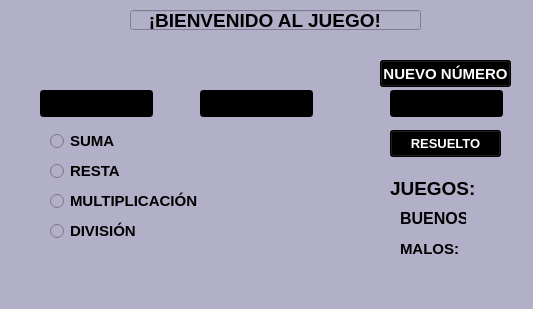
<?xml version="1.0" encoding="UTF-8"?>
<ui version="4.0">
 <class>MainWindow</class>
 <widget class="QMainWindow" name="MainWindow">
  <property name="geometry">
   <rect>
    <x>0</x>
    <y>0</y>
    <width>533</width>
    <height>309</height>
   </rect>
  </property>
  <property name="windowTitle">
   <string>Juego Matemático</string>
  </property>
  <property name="styleSheet">
   <string notr="true">background-color: rgb(178, 176, 200);</string>
  </property>
  <widget class="QWidget" name="centralwidget">
   <widget class="QLineEdit" name="text_1">
    <property name="geometry">
     <rect>
      <x>40</x>
      <y>90</y>
      <width>113</width>
      <height>27</height>
     </rect>
    </property>
    <property name="styleSheet">
     <string notr="true">color: rgb(255, 255, 255);
background-color: rgb(0, 0, 0);</string>
    </property>
    <property name="readOnly">
     <bool>true</bool>
    </property>
   </widget>
   <widget class="QLineEdit" name="text_2">
    <property name="geometry">
     <rect>
      <x>200</x>
      <y>90</y>
      <width>113</width>
      <height>27</height>
     </rect>
    </property>
    <property name="styleSheet">
     <string notr="true">color: rgb(255, 255, 255);
background-color: rgb(0, 0, 0);</string>
    </property>
    <property name="readOnly">
     <bool>true</bool>
    </property>
   </widget>
   <widget class="QLineEdit" name="text_result">
    <property name="geometry">
     <rect>
      <x>390</x>
      <y>90</y>
      <width>113</width>
      <height>27</height>
     </rect>
    </property>
    <property name="styleSheet">
     <string notr="true">background-color: rgb(0, 0, 0);
color: rgb(255, 255, 255);</string>
    </property>
   </widget>
   <widget class="QLabel" name="l_text_signo">
    <property name="geometry">
     <rect>
      <x>160</x>
      <y>100</y>
      <width>21</width>
      <height>17</height>
     </rect>
    </property>
    <property name="text">
     <string/>
    </property>
   </widget>
   <widget class="QLabel" name="label_2">
    <property name="geometry">
     <rect>
      <x>390</x>
      <y>180</y>
      <width>91</width>
      <height>17</height>
     </rect>
    </property>
    <property name="font">
     <font>
      <pointsize>14</pointsize>
      <weight>75</weight>
      <bold>true</bold>
     </font>
    </property>
    <property name="text">
     <string>JUEGOS:</string>
    </property>
   </widget>
   <widget class="QLabel" name="l_text_juegos">
    <property name="geometry">
     <rect>
      <x>410</x>
      <y>140</y>
      <width>41</width>
      <height>17</height>
     </rect>
    </property>
    <property name="text">
     <string/>
    </property>
   </widget>
   <widget class="QLabel" name="label_4">
    <property name="geometry">
     <rect>
      <x>400</x>
      <y>210</y>
      <width>66</width>
      <height>17</height>
     </rect>
    </property>
    <property name="font">
     <font>
      <pointsize>12</pointsize>
      <weight>75</weight>
      <bold>true</bold>
     </font>
    </property>
    <property name="text">
     <string>BUENOS</string>
    </property>
   </widget>
   <widget class="QLabel" name="l_text_buenos">
    <property name="geometry">
     <rect>
      <x>480</x>
      <y>210</y>
      <width>41</width>
      <height>17</height>
     </rect>
    </property>
    <property name="text">
     <string/>
    </property>
   </widget>
   <widget class="QLabel" name="label_6">
    <property name="geometry">
     <rect>
      <x>400</x>
      <y>240</y>
      <width>66</width>
      <height>17</height>
     </rect>
    </property>
    <property name="font">
     <font>
      <pointsize>11</pointsize>
      <weight>75</weight>
      <bold>true</bold>
     </font>
    </property>
    <property name="text">
     <string>MALOS:</string>
    </property>
   </widget>
   <widget class="QLabel" name="l_text_malos">
    <property name="geometry">
     <rect>
      <x>480</x>
      <y>240</y>
      <width>41</width>
      <height>17</height>
     </rect>
    </property>
    <property name="text">
     <string/>
    </property>
   </widget>
   <widget class="QRadioButton" name="radio_suma">
    <property name="geometry">
     <rect>
      <x>50</x>
      <y>130</y>
      <width>121</width>
      <height>22</height>
     </rect>
    </property>
    <property name="font">
     <font>
      <pointsize>11</pointsize>
      <weight>75</weight>
      <bold>true</bold>
     </font>
    </property>
    <property name="mouseTracking">
     <bool>true</bool>
    </property>
    <property name="focusPolicy">
     <enum>Qt::StrongFocus</enum>
    </property>
    <property name="text">
     <string>SUMA</string>
    </property>
    <property name="checkable">
     <bool>true</bool>
    </property>
   </widget>
   <widget class="QRadioButton" name="radio_resta">
    <property name="geometry">
     <rect>
      <x>50</x>
      <y>160</y>
      <width>121</width>
      <height>22</height>
     </rect>
    </property>
    <property name="font">
     <font>
      <pointsize>11</pointsize>
      <weight>75</weight>
      <bold>true</bold>
     </font>
    </property>
    <property name="mouseTracking">
     <bool>true</bool>
    </property>
    <property name="focusPolicy">
     <enum>Qt::StrongFocus</enum>
    </property>
    <property name="text">
     <string>RESTA</string>
    </property>
    <property name="checkable">
     <bool>true</bool>
    </property>
   </widget>
   <widget class="QRadioButton" name="radio_multiplicacion">
    <property name="geometry">
     <rect>
      <x>50</x>
      <y>190</y>
      <width>161</width>
      <height>22</height>
     </rect>
    </property>
    <property name="font">
     <font>
      <pointsize>11</pointsize>
      <weight>75</weight>
      <bold>true</bold>
     </font>
    </property>
    <property name="mouseTracking">
     <bool>true</bool>
    </property>
    <property name="focusPolicy">
     <enum>Qt::StrongFocus</enum>
    </property>
    <property name="text">
     <string>MULTIPLICACIÓN</string>
    </property>
    <property name="checkable">
     <bool>true</bool>
    </property>
   </widget>
   <widget class="QRadioButton" name="radio_division">
    <property name="geometry">
     <rect>
      <x>50</x>
      <y>220</y>
      <width>121</width>
      <height>22</height>
     </rect>
    </property>
    <property name="font">
     <font>
      <pointsize>11</pointsize>
      <weight>75</weight>
      <bold>true</bold>
     </font>
    </property>
    <property name="mouseTracking">
     <bool>true</bool>
    </property>
    <property name="focusPolicy">
     <enum>Qt::StrongFocus</enum>
    </property>
    <property name="text">
     <string>DIVISIÓN</string>
    </property>
    <property name="checkable">
     <bool>true</bool>
    </property>
   </widget>
   <widget class="QPushButton" name="btn_result">
    <property name="geometry">
     <rect>
      <x>390</x>
      <y>130</y>
      <width>111</width>
      <height>27</height>
     </rect>
    </property>
    <property name="font">
     <font>
      <pointsize>10</pointsize>
      <weight>75</weight>
      <bold>true</bold>
     </font>
    </property>
    <property name="styleSheet">
     <string notr="true">color: rgb(255, 255, 255);
background-color: rgb(0, 0, 0);</string>
    </property>
    <property name="text">
     <string>RESUELTO</string>
    </property>
   </widget>
   <widget class="QPushButton" name="btn_new_number">
    <property name="geometry">
     <rect>
      <x>380</x>
      <y>60</y>
      <width>131</width>
      <height>27</height>
     </rect>
    </property>
    <property name="font">
     <font>
      <pointsize>11</pointsize>
      <weight>75</weight>
      <bold>true</bold>
     </font>
    </property>
    <property name="styleSheet">
     <string notr="true">color: rgb(255, 255, 255);
background-color: rgb(0, 0, 0);</string>
    </property>
    <property name="text">
     <string>NUEVO NÚMERO</string>
    </property>
   </widget>
   <widget class="QLineEdit" name="lineEdit">
    <property name="geometry">
     <rect>
      <x>130</x>
      <y>10</y>
      <width>291</width>
      <height>20</height>
     </rect>
    </property>
    <property name="font">
     <font>
      <pointsize>14</pointsize>
      <weight>75</weight>
      <bold>true</bold>
     </font>
    </property>
    <property name="text">
     <string>   ¡BIENVENIDO AL JUEGO!</string>
    </property>
   </widget>
  </widget>
  <widget class="QMenuBar" name="menubar">
   <property name="geometry">
    <rect>
     <x>0</x>
     <y>0</y>
     <width>533</width>
     <height>21</height>
    </rect>
   </property>
  </widget>
  <widget class="QStatusBar" name="statusbar"/>
 </widget>
 <resources/>
 <connections/>
</ui>
